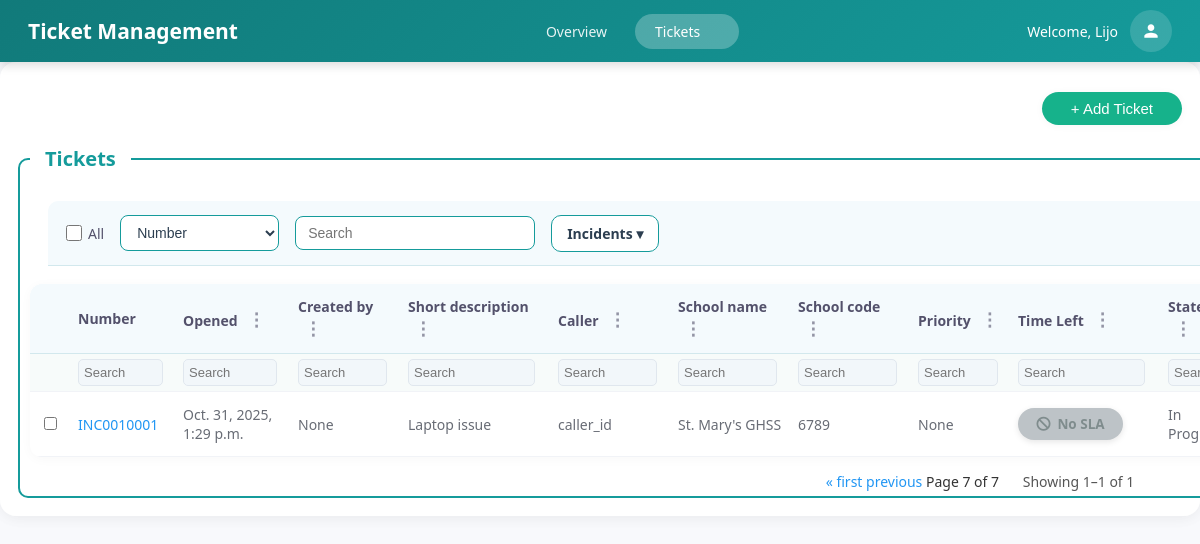
The app's page /dashboard?page=7 (signed in) with its own data.
### servicedeskapp/models.py (models this page shows, shortened)
class Create_Ticket(models.Model):
    category=models.CharField(max_length=100,choices=Category_Choices,blank=True,null=True)
    channel=models.CharField(max_length=100,choices=Channel_Choices,blank=True,default='email',null=True)
    modules=models.CharField(max_length=100,blank=True,null=True,choices=Modules_Choices)
    state=models.CharField(max_length=100,choices=State_Choices,null=True,blank=True,default='')
    caller=models.CharField(max_length=100,blank=True,null=True)
    platform=models.CharField(max_length=100,choices=Platform_Choices,blank=True,null=True)
    impact=models.CharField(max_length=100,choices=Impact_Choices,default='low')
    number = models.CharField(max_length=50,blank=True,null=True)
    school_name=models.CharField(max_length=100,blank=True,null=True)
    school_code=models.CharField(max_length=100,blank=True,null=True)
    urgency=models.CharField(max_length=100,choices=Urgency_Choices,default='low')
    created_at=models.DateTimeField(auto_now_add=True)
    priority = models.ForeignKey('Priority_Data', on_delete=models.SET_NULL, null=True, blank=True)
    updated_at = models.DateTimeField(auto_now=True)
    assignment_group = models.CharField(max_length=100,blank=True, null=True)
    created_by=models.CharField(max_length=100,null=True,blank=True)
    updated_by = models.CharField(max_length=100,blank=True,null=True)
    assigned_to = models.CharField(max_length=100,blank=True,null=True)
    short_description = models.CharField(max_length=255,default='')
    description = models.TextField(blank=True,null=True)
    additional_comments = models.TextField(blank=True,null=True)
    work_notes = models.TextField(blank=True,null=True)
    parent_incident = models.CharField(max_length=100,blank=True,null=True)
    problem=models.CharField(max_length=100,blank=True,null=True)
    change_request=models.CharField(max_length=100,blank=True,null=True)
    caused_by_change=models.CharField(max_length=100,blank=True,null=True)
    resolved_by=models.CharField(max_length=100,blank=True,null=True)
    resolution_code=models.CharField(max_length=100,choices=Resolution_Code_Choices,default='duplicate')
    resolution_notes=models.TextField(blank=True,null=True)
    caller_details = models.ForeignKey('Caller_Details',on_delete=models.SET_NULL,null=True,blank=True,related_name='tickets')
    due_at = models.DateTimeField(null=True, blank=True)
    resolved_at = models.DateTimeField(null=True, blank=True)

### servicedeskapp/views.py (the view)
# urls.py: path('dashboard',views.dashboard,name='dashboard'),
def dashboard(request):
    filter_type = request.GET.get('filter')
    all_tickets = Create_Ticket.objects.all().order_by('-created_at')
    if filter_type == 'resolved':
        all_tickets = all_tickets.filter(state='resolved')
    for ticket in all_tickets:
        caller=Caller_Details.objects.filter(caller_name=ticket.caller).first()
        ticket.caller_email = ticket.caller_details.caller_email if ticket.caller_details else None
        if ticket.priority and ticket.priority.time and ticket.priority.unit:
            sla_minutes = ticket.priority.time
            if ticket.priority.unit == 'hours':
                sla_minutes *= 60
            elif ticket.priority.unit == 'days':
                sla_minutes *= 1440  # 24*60
            deadline = ticket.created_at + timedelta(minutes=sla_minutes)
            remaining = deadline - timezone.now()
            if remaining.total_seconds() > 0:
                total_hours_left = remaining.total_seconds() / 3600
                if total_hours_left > 48:          # More than 2 days
                    ticket.time_left_badge_class = "safe"
                elif total_hours_left > 24:         # 1–2 days
                    ticket.time_left_badge_class = "approaching"
                elif total_hours_left > 4:          # 4–24 hours
                    ticket.time_left_badge_class = "warning"
                else:                               # Less than 4 hours
                    ticket.time_left_badge_class = "urgent"
                days = remaining.days
                hours = int(remaining.total_seconds() / 3600) % 24
                minutes = int(remaining.total_seconds() / 60) % 60
                if days > 0:
                    ticket.time_left = f"{days}d {hours}h"
                elif hours > 0:
                    ticket.time_left = f"{hours}h {minutes}m"
                else:
                    ticket.time_left = f"{minutes}m"
            else:
                ticket.time_left = "Overdue"
                ticket.time_left_badge_class = "overdue"
        else:
            ticket.time_left = "No SLA"
            ticket.time_left_badge_class = "nosla"
    paginator = Paginator(all_tickets, 8)
    page_number = request.GET.get('page')
    try:
        page_obj = paginator.page(page_number)
    except (PageNotAnInteger, EmptyPage):
        page_obj = paginator.page(1)
    fields_to_serialize = (
        'number',
        'short_description',
        'caller',
        'priority',
        'state',
        'category',
        'assigned_to',
        'updated_at',
        'id',
        'school_name',
        'school_code',
        'assignment_group',
        'updated_by'
    )
    serialized_tickets = serialize('json', all_tickets, fields=fields_to_serialize)
    temp_list = json.loads(serialized_tickets)
    processed_tickets = []
    for item in temp_list:
        ticket_data = item['fields']
        ticket_data['id'] = item['pk']
        processed_tickets.append(ticket_data)
    tickets_json = json.dumps(processed_tickets)
    context = {
        'tickets': page_obj.object_list,
        'ticket_count': paginator.count,
        'tickets_json': tickets_json,
        'page_obj': page_obj,
        'current_username': request.session.get('username'),
        'current_user_fullname': request.session.get('name', request.session.get('username')),
        'current_filter': filter_type,
    }
    return render(request, 'tickets/dashboard.html', context)

### servicedeskapp/templates/tickets/dashboard.html (shortened to what this page needs)
{% load static %}
{% load tz %}
<!DOCTYPE html>
<html lang="en">
<head>
<link rel="stylesheet" href="https://cdnjs.cloudflare.com/ajax/libs/font-awesome/6.5.0/css/all.min.css">
<link rel="stylesheet" href="{% static 'dashboard.css' %}">
</head>
<body>
<div class="topbar">
    <div class="topbar-brand">Ticket Management</div>
    <nav class="topbar-nav">
        <a href="{% url 'overview' %}">Overview</a>
        <div class="topbar-dropdown-container">
        <a href="{% url 'dashboard' %}" class="active topbar-dropdown-toggle">
            Tickets <span class="dropdown-arrow">▼</span>
        </a>
    </div>
    </nav>
    <div class="topbar-user">
        <span>Welcome, {{ request.session.name|default:request.session.username }}</span>
    <div class="profile-dropdown">
        <button class="profile-btn" title="User Menu">
            <svg class="profile-icon" viewBox="0 0 24 24" fill="currentColor">
                <path d="M12 12c2.21 0 4-1.79 4-4s-1.79-4-4-4-4 1.79-4 4 1.79 4 4 4zm0 2c-2.67 0-8 1.34-8 4v2h16v-2c0-2.66-5.33-4-8-4z"/>
            </svg>
        </button>
    </div>
</div>
</div>
    <div class="main-content">
      <div class="content-area">
        <form method="POST" action="{% url 'delete_tickets' %}" onsubmit="return confirm('Are you sure you want to delete the selected tickets?');">
        <div class="search-and-table-container">
          <header class="header">
            <a href="{% url 'create' %}"><button type="button" class="add-ticket-btn">+ Add Ticket</button></a>
          </header>
          <fieldset class="page-title-fieldset">
          <legend>Tickets</legend>
<div class="ticket-toolbar-modern">
    <div class="toolbar-controls">
        <label class="select-all-label">
            <input type="checkbox" id="selectAll"> All
        </label>
        <select id="columnSelect" class="toolbar-select">
            <option>Number</option>
        </select>
        <input type="text" id="globalSearch" class="toolbar-search" placeholder="Search">
        <div class="menu-container">
  <div class="menu-button">Incidents ▾</div>
</div>
    </div>
</div>
    <table id="incidentsTable">
    <thead>
        <tr>
            <th></th>
            <th data-col="number">Number </th>
            <th data-col="opened">Opened <span class="col-menu">⋮</span></th>
            <th data-col="created">Created by <span class="col-menu">⋮</span></th>
            <th data-col="desc">Short description <span class="col-menu">⋮</span></th>
            <th data-col="caller">Caller <span class="col-menu">⋮</span></th>
            <th data-col="school_name">School name <span class="col-menu">⋮</span></th>
            <th data-col="school_code">School code <span class="col-menu">⋮</span></th>
            <th data-col="priority">Priority <span class="col-menu">⋮</span></th>
            <th data-col="time_left">Time Left <span class="col-menu">⋮</span></th>
            <th data-col="state">State <span class="col-menu">⋮</span></th>
        </tr>
        <tr class="search-row">
            <td></td>
            <td><input type="text" data-col="number" placeholder="Search"></td>
            <td><input type="text" data-col="opened" placeholder="Search"></td>
            <td><input type="text" data-col="created" placeholder="Search"></td>
            <td><input type="text" data-col="desc" placeholder="Search"></td>
            <td><input type="text" data-col="caller" placeholder="Search"></td>
            <td><input type="text" data-col="school_name" placeholder="Search"></td>
            <td><input type="text" data-col="school_code" placeholder="Search"></td>
            <td><input type="text" data-col="priority" placeholder="Search"></td>
            <td><input type="text" data-col="time_left" placeholder="Search"></td>
            <td><input type="text" data-col="state" placeholder="Search"></td>
        </tr>
    </thead>
    <tbody id="tableBody">
        {% for ticket in tickets %}
        <tr data-number="{{ ticket.number }}">
            <td><input type="checkbox" name="selected_tickets" value="{{ ticket.id }}" class="rowCheck"></td>
            <td><a href="{% url 'update' ticket_id=ticket.id %}">{{ ticket.number }}</a></td>
            <td>{% localtime on %}{{ ticket.created_at|date:"M. d, Y, P" }}{% endlocaltime %}</td>
            <td>{{ ticket.created_by }}</td>
            <td>{{ ticket.short_description }}</td>
            <td>{{ ticket.caller }}</td>
            <td>{{ ticket.school_name }}</td>
            <td>{{ ticket.school_code }}</td>
            <td>{{ ticket.priority }}</td>
            <td class="time-left-cell">
                <span class="time-badge badge-{{ ticket.time_left_badge_class }}">
                    {% if ticket.time_left == 'Overdue' %}
                        <i class="fas fa-exclamation-triangle"></i>
                    {% elif ticket.time_left == 'No SLA' %}
                        <i class="fas fa-ban"></i>
                    {% else %}
                        <i class="fas fa-clock"></i>
                    {% endif %}
                    {{ ticket.time_left }}
                </span>
            </td>
            <td>{{ ticket.get_state_display }}</td>
        </tr>
        {% endfor %}
    </tbody>
</table>
   <div class="pagination">
    <span>
        {% if page_obj.has_previous %}
            <a href="?page=1">&laquo; first</a>
            <a href="?page={{ page_obj.previous_page_number }}">previous</a>
        {% endif %}
        Page {{ page_obj.number }} of {{ page_obj.paginator.num_pages }}
    </span>
</div>
</div>
      </div>
      </div>
</body>
</html>

### records on screen
Create_Ticket: number "INC0010001", created_at "Oct. 31, 2025, 1:29 p.m.", created_by "None", short_description "Laptop issue", caller "caller_id", school_name "St. Mary's GHSS", school_code "6789", priority "None", time_left "No SLA", state "In…"

### other values on screen
{{ request.session.name|default:request.session.username }} "Lijo"
{{ page_obj.number }} "7"
{{ page_obj.paginator.num_pages }} "7"
